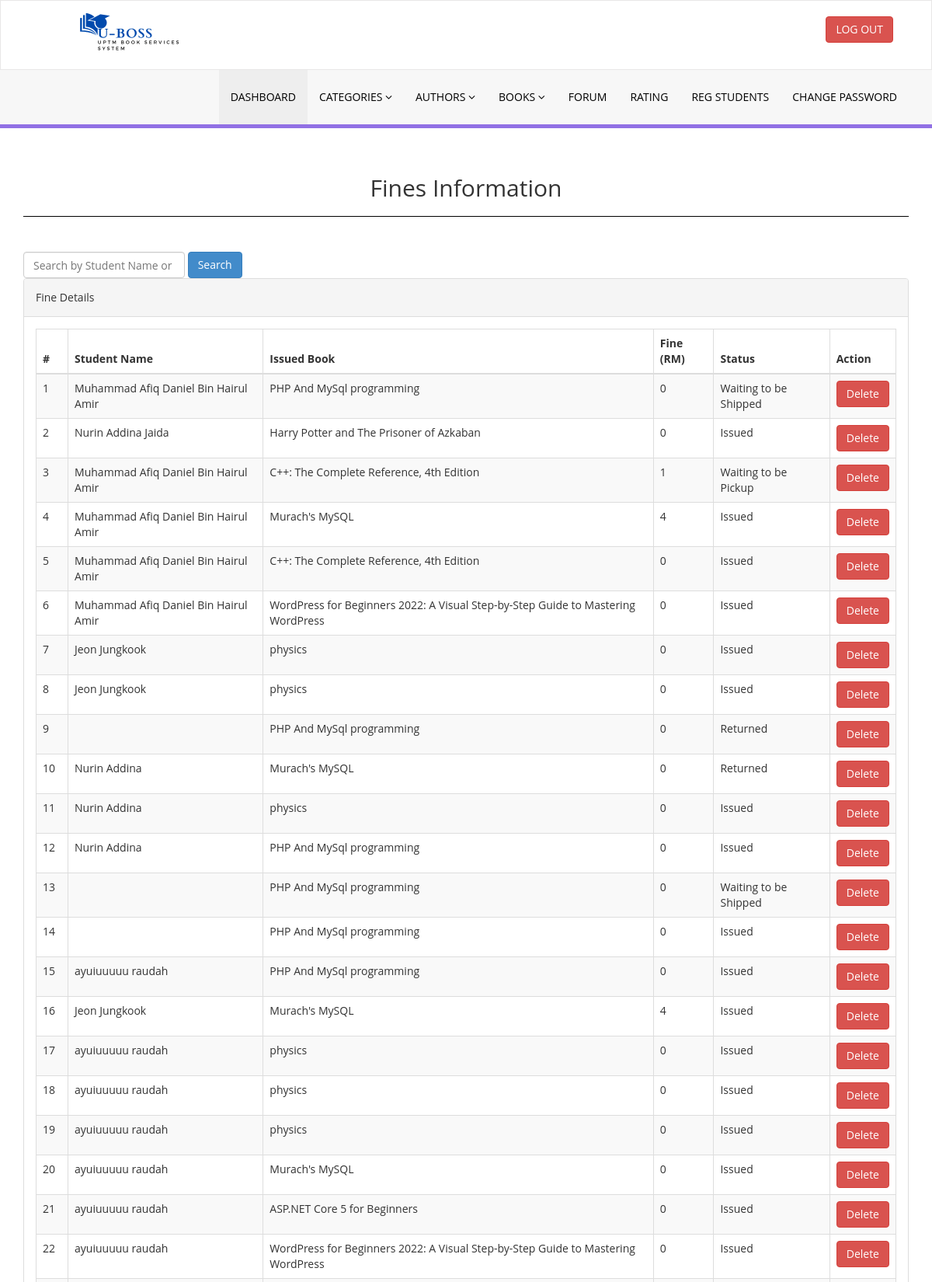
/library/admin/manage-fines.php (signed in, upper part), run on the app's committed database.
### tables this page shows
CREATE TABLE `tblissuedbookdetails` (
  `id` int(11) NOT NULL,
  `BookId` int(11) DEFAULT NULL,
  `StudentID` varchar(150) DEFAULT NULL,
  `IssuesDate` timestamp NULL DEFAULT current_timestamp(),
  `ReturnDate` timestamp NULL DEFAULT NULL ON UPDATE current_timestamp(),
  `DeliveryOption` varchar(50) DEFAULT NULL,
  `status` enum('Issued','Returned','Waiting to be Shipped','Waiting to be Pickup') DEFAULT 'Issued',
  `ExpectedReturnDate` date DEFAULT NULL,
  `pay_status` enum('Paid','Pending','Not Paid') DEFAULT 'Pending',
  `amount` decimal(10,2) DEFAULT 0.00,
  `fine` int(11) NOT NULL,
  `payment_status` enum('Paid','Pending','Not Paid') NOT NULL
);

CREATE TABLE `tblstudents` (
  `id` int(11) NOT NULL,
  `StudentId` varchar(100) DEFAULT NULL,
  `EmailId` varchar(120) DEFAULT NULL,
  `MobileNumber` char(11) DEFAULT NULL,
  `Password` varchar(120) DEFAULT NULL,
  `Status` int(1) DEFAULT NULL,
  `RegDate` timestamp NULL DEFAULT current_timestamp(),
  `UpdationDate` timestamp NULL DEFAULT NULL ON UPDATE current_timestamp(),
  `Address` varchar(255) NOT NULL,
  `IdCardNumber` varchar(12) NOT NULL,
  `FirstName` varchar(255) DEFAULT NULL,
  `LastName` varchar(255) DEFAULT NULL,
  `Poscode` varchar(5) DEFAULT NULL,
  `State` varchar(255) DEFAULT NULL
);

CREATE TABLE `tblbooks` (
  `id` int(11) NOT NULL,
  `BookName` varchar(255) DEFAULT NULL,
  `CatId` int(11) DEFAULT NULL,
  `AuthorId` int(11) DEFAULT NULL,
  `ISBNNumber` varchar(25) DEFAULT NULL,
  `bookImage` varchar(250) NOT NULL,
  `RegDate` timestamp NULL DEFAULT current_timestamp(),
  `UpdationDate` timestamp NULL DEFAULT NULL ON UPDATE current_timestamp(),
  `quantity` int(11) DEFAULT 0
);

### library/admin/manage-fines.php (the view, shortened to what this page needs)
<?php
include('includes/config.php');
$searchKeyword = isset($_POST['search']) ? $_POST['search'] : '';
$sql = "SELECT tblstudents.FirstName, tblstudents.LastName, tblbooks.BookName,
               tblissuedbookdetails.fine, tblissuedbookdetails.status, tblissuedbookdetails.id AS fine_id
        FROM tblissuedbookdetails
        JOIN tblstudents ON tblstudents.StudentId = tblissuedbookdetails.StudentId
        JOIN tblbooks ON tblbooks.id = tblissuedbookdetails.BookId";
$sql .= " ORDER BY tblissuedbookdetails.id DESC";
$query = $dbh->prepare($sql);
$query->execute();
$results = $query->fetchAll(PDO::FETCH_OBJ);
$cnt = 1;
?>
<!DOCTYPE html>
<html>
<head>
    <link href="assets/css/bootstrap.css" rel="stylesheet">
    <link href="assets/css/font-awesome.css" rel="stylesheet">
    <link href="assets/css/style.css" rel="stylesheet">
</head>
<body>
    <?php include('includes/header.php'); ?>
    <div class="content-wrapper">
        <div class="container">
            <div class="row pad-botm">
                <div class="col-md-12">
                     <h2 style="text-align: center;">Fines Information</h2><h2 style="border-top: 1px solid black; padding-bottom: 5px;">
                </div>
            </div>
            <form method="POST" action="" class="form-inline mb-3">
                <input type="text" name="search" class="form-control" placeholder="Search by Student Name or Book Title" value="<?php echo htmlentities($searchKeyword); ?>">
                <button type="submit" class="btn btn-primary">Search</button>
            </form>
            <div class="row">
                <div class="col-md-12">
                    <div class="panel panel-default">
                        <div class="panel-heading">Fine Details</div>
                        <div class="panel-body">
                            <div class="table-responsive">
                                <table class="table table-striped table-bordered table-hover">
                                    <thead>
                                        <tr>
                                            <th>#</th>
                                            <th>Student Name</th>
                                            <th>Issued Book</th>
                                            <th>Fine (RM)</th>
                                            <th>Status</th>
                                            <th>Action</th>
                                        </tr>
                                    </thead>
                                    <tbody>
                                        <?php
                                        if ($query->rowCount() > 0) {
                                            foreach ($results as $result) {
                                                ?>
                                                <tr class="odd gradeX">
                                                    <td><?php echo htmlentities($cnt); ?></td>
                                                    <td><?php echo htmlentities($result->FirstName . ' ' . $result->LastName); ?></td>
                                                    <td><?php echo htmlentities($result->BookName); ?></td>
                                                    <td><?php echo htmlentities($result->fine); ?></td>
                                                    <td><?php echo htmlentities($result->status); ?></td>
                                                    <td>
                                                        <a href="manage-fines.php?delete_id=<?php echo htmlentities($result->fine_id); ?>"
                                                           onclick="return confirm('Are you sure you want to delete this fine record?')"
                                                           class="btn btn-danger">Delete</a>
                                                    </td>
                                                </tr>
                                                <?php
                                                $cnt++;
                                            }
                                        } else { ?>
                                            <tr>
                                                <td colspan="6" class="text-center">No fine records found</td>
                                            </tr>
                                        <?php } ?>
                                    </tbody>
                                </table>
                            </div>
                        </div>
                    </div>
                </div>
            </div>
        </div>
  </div>
</body>
</html>

### library/admin/assets/css/style.css (style rules this page uses)
.content-wrapper { margin-top: 40px; min-height:800px; padding-bottom:90px; }
.pad-botm { padding-bottom:30px; }

### data on the page
tblissuedbookdetails: tblstudents.FirstName+LastName "Muhammad Afiq Daniel Bin Hairul Amir", BookId.BookName "PHP And MySql programming", fine "0", status "Waiting to be Shipped"
tblissuedbookdetails: tblstudents.FirstName+LastName "Nurin Addina Jaida", BookId.BookName "Harry Potter and The Prisoner of Azkaban", fine "0", status "Issued"
tblissuedbookdetails: tblstudents.FirstName+LastName "Muhammad Afiq Daniel Bin Hairul Amir", BookId.BookName "C++: The Complete Reference, 4th Edition", fine "1", status "Waiting to be Pickup"
tblissuedbookdetails: tblstudents.FirstName+LastName "Muhammad Afiq Daniel Bin Hairul Amir", BookId.BookName "Murach's MySQL", fine "4", status "Issued"
tblissuedbookdetails: tblstudents.FirstName+LastName "Muhammad Afiq Daniel Bin Hairul Amir", BookId.BookName "C++: The Complete Reference, 4th Edition", fine "0", status "Issued"
tblissuedbookdetails: tblstudents.FirstName+LastName "Muhammad Afiq Daniel Bin Hairul Amir", BookId.BookName "WordPress for Beginners 2022: A Visual Step-by-Step Guide to Mastering WordPress", fine "0", status "Issued"
tblissuedbookdetails: tblstudents.FirstName+LastName "Jeon Jungkook", BookId.BookName "physics", fine "0", status "Issued"
tblissuedbookdetails: tblstudents.FirstName+LastName "Jeon Jungkook", BookId.BookName "physics", fine "0", status "Issued"
tblissuedbookdetails: BookId.BookName "PHP And MySql programming", fine "0", status "Returned"
tblissuedbookdetails: tblstudents.FirstName+LastName "Nurin Addina", BookId.BookName "Murach's MySQL", fine "0", status "Returned"
tblissuedbookdetails: tblstudents.FirstName+LastName "Nurin Addina", BookId.BookName "physics", fine "0", status "Issued"
tblissuedbookdetails: tblstudents.FirstName+LastName "Nurin Addina", BookId.BookName "PHP And MySql programming", fine "0", status "Issued"
tblissuedbookdetails: BookId.BookName "PHP And MySql programming", fine "0", status "Waiting to be Shipped"
tblissuedbookdetails: BookId.BookName "PHP And MySql programming", fine "0", status "Issued"
tblissuedbookdetails: tblstudents.FirstName+LastName "ayuiuuuuu raudah", BookId.BookName "PHP And MySql programming", fine "0", status "Issued"
tblissuedbookdetails: tblstudents.FirstName+LastName "Jeon Jungkook", BookId.BookName "Murach's MySQL", fine "4", status "Issued"
tblissuedbookdetails: tblstudents.FirstName+LastName "ayuiuuuuu raudah", BookId.BookName "physics", fine "0", status "Issued"
tblissuedbookdetails: tblstudents.FirstName+LastName "ayuiuuuuu raudah", BookId.BookName "physics", fine "0", status "Issued"
tblissuedbookdetails: tblstudents.FirstName+LastName "ayuiuuuuu raudah", BookId.BookName "physics", fine "0", status "Issued"
tblissuedbookdetails: tblstudents.FirstName+LastName "ayuiuuuuu raudah", BookId.BookName "Murach's MySQL", fine "0", status "Issued"
tblissuedbookdetails: tblstudents.FirstName+LastName "ayuiuuuuu raudah", BookId.BookName "ASP.NET Core 5 for Beginners", fine "0", status "Issued"
tblissuedbookdetails: tblstudents.FirstName+LastName "ayuiuuuuu raudah", BookId.BookName "WordPress for Beginners 2022: A Visual Step-by-Step Guide to Mastering WordPress", fine "0", status "Issued"
